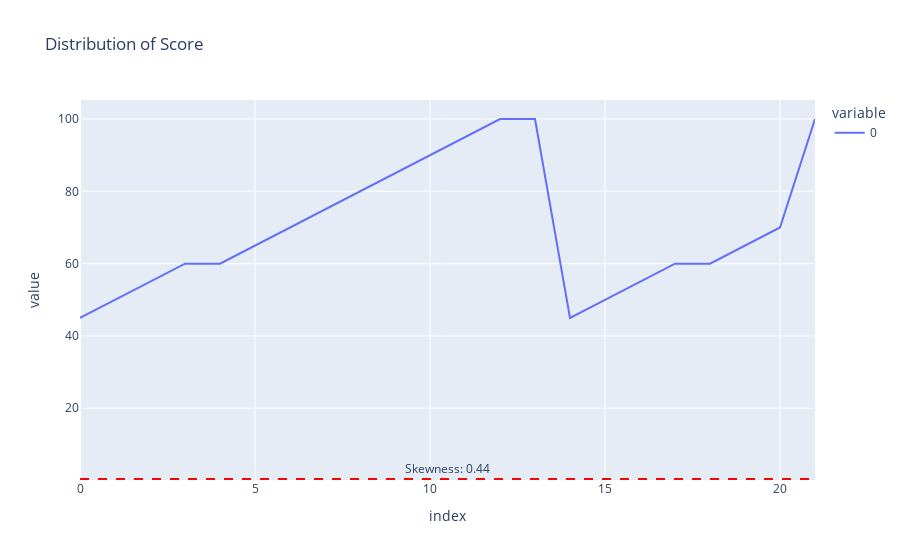

The notebook cell saved with this chart:
### Code cell
fig = px.line(scores, title = 'Distribution of Score')
fig.add_hline(
    y=data_skewness, 
    line_dash="dash", 
    line_color="red",
    annotation_text=f"Skewness: {data_skewness:.2f}",
    annotation_position="top"
)
fig.show()

### Figure 1 — Plotly figure (JSON) as saved in the notebook; plotly's stock layout.template omitted (floating-point values rounded to 4 significant figures)
{"data": [{"hovertemplate": "variable=0<br>index=%{x}<br>value=%{y}<extra></extra>", "legendgroup": "0", "line": {"color": "#636efa", "dash": "solid"}, "marker": {"symbol": "circle"}, "mode": "lines", "name": "0", "orientation": "v", "showlegend": true, "type": "scatter", "x": [0, 1, 2, 3, 4, 5, 6, 7, 8, 9, 10, 11, 12, 13, 14, 15, 16, 17, 18, 19, 20, 21], "xaxis": "x", "y": [45, 50, 55, 60, 60, 65, 70, 75, 80, 85, 90, 95, 100, 100, 45, 50, 55, 60, 60, 65, 70, 100], "yaxis": "y"}], "layout": {"annotations": [{"showarrow": false, "text": "Skewness: 0.44", "x": 0.5, "xanchor": "center", "xref": "x domain", "y": 0.4435, "yanchor": "bottom", "yref": "y"}], "legend": {"title": {"text": "variable"}, "tracegroupgap": 0}, "shapes": [{"line": {"color": "red", "dash": "dash"}, "type": "line", "x0": 0, "x1": 1, "xref": "x domain", "y0": 0.4435, "y1": 0.4435, "yref": "y"}], "title": {"text": "Distribution of Score"}, "xaxis": {"anchor": "y", "domain": [0, 1], "title": {"text": "index"}}, "yaxis": {"anchor": "x", "domain": [0, 1], "title": {"text": "value"}}}}
